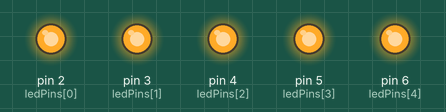
Simulated run of this sketch. Board: Arduino Uno, built with avr-gcc and run on an emulated ATmega328P. Parts: output pins drawn as LEDs (lit = HIGH).

Above: at 0.2 s.
At 1.1 s:
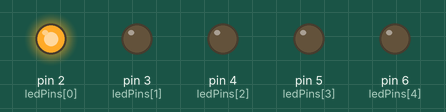
At 1.5 s:
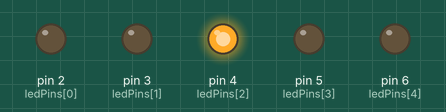
At 2.7 s:
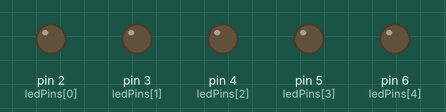
At 3.3 s:
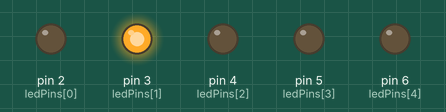
At 3.9 s:
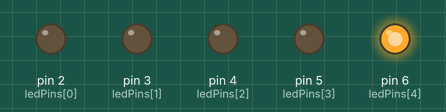
Timing chart, 0 to 4.6 s (numbered marks = the images above):
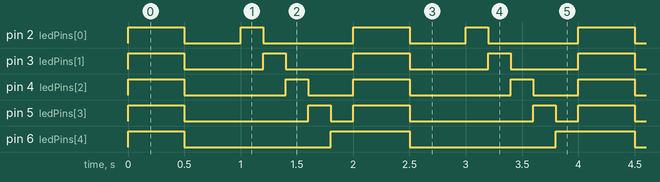

The sketch:

lighting_patterns.ino
```cpp
// Different lighting patterns using multiple LEDs
const int ledPins[] = {2, 3, 4, 5, 6};
const int numLeds = 5;

void setup() {
  for (int i = 0; i < numLeds; i++) {
    pinMode(ledPins[i], OUTPUT);
  }
}

void loop() {
  // Pattern 1: All LEDs blink together
  for (int i = 0; i < numLeds; i++) {
    digitalWrite(ledPins[i], HIGH);
  }
  delay(500);
  for (int i = 0; i < numLeds; i++) {
    digitalWrite(ledPins[i], LOW);
  }
  delay(500);

  // Pattern 2: Chase effect
  for (int i = 0; i < numLeds; i++) {
    digitalWrite(ledPins[i], HIGH);
    delay(200);
    digitalWrite(ledPins[i], LOW);
  }
}
```

Measured:
- by itself, pin 2 (ledPins[0]): repeats every 2.0 s: LOW 0.50 s, HIGH 0.20 s, LOW 0.80 s, HIGH 0.50 s
- by itself, pin 3 (ledPins[1]): repeats every 2.0 s: LOW 0.70 s, HIGH 0.20 s, LOW 0.60 s, HIGH 0.50 s
- by itself, pin 4 (ledPins[2]): repeats every 2.0 s: LOW 0.90 s, HIGH 0.20 s, LOW 0.40 s, HIGH 0.50 s
- by itself, pin 5 (ledPins[3]): repeats every 2.0 s: LOW 1.1 s, HIGH 0.20 s, LOW 0.20 s, HIGH 0.50 s
- by itself, pin 6 (ledPins[4]): repeats every 2.0 s: LOW 1.3 s, HIGH 0.70 s
